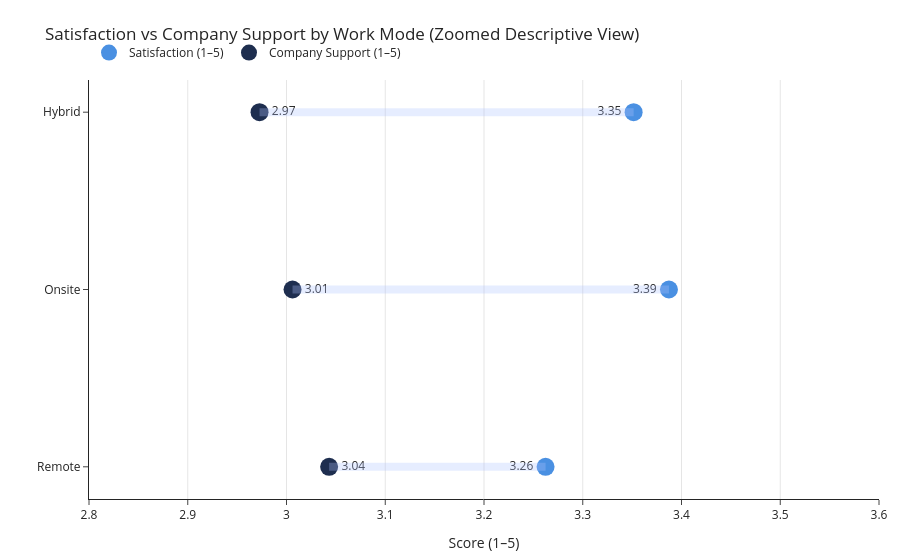

Notebook code for this chart:
### Markdown cell above
This doesn't look clear as i expect to compare diffirent parameters from people who work remote/hybrid/onsite

### Code cell
import plotly.graph_objects as go
import pandas as pd

# --- Prep data ---
sat_map = {"Unsatisfied":1, "Neutral":2, "Satisfied":3}
d = df.assign(Satisfaction_Score=df["Satisfaction_with_Remote_Work"].map(sat_map)) \
      .groupby("Work_Location")[["Company_Support_for_Remote_Work","Satisfaction_Score"]].mean().reset_index()

# Rescale Satisfaction to 1–5 for visual comparability
d["Satisfaction_1_5"] = d["Satisfaction_Score"] / 3 * 5
d = d.sort_values("Work_Location", ascending=False)

# --- Create Dumbbell chart ---
fig = go.Figure()

# connecting lines
for _, row in d.iterrows():
    fig.add_shape(
        type="line",
        x0=row["Satisfaction_1_5"], y0=row["Work_Location"],
        x1=row["Company_Support_for_Remote_Work"], y1=row["Work_Location"],
        line=dict(color="#B0C4FF", width=8)  # thick connector
    )

# left dots = Satisfaction
fig.add_trace(go.Scatter(
    x=d["Satisfaction_1_5"], y=d["Work_Location"],
    mode="markers+text",
    marker=dict(size=18, color="#4A90E2"),
    text=[f"{v:.2f}" for v in d["Satisfaction_1_5"]],
    textposition="middle left",
    name="Satisfaction (1–5)"
))

# right dots = Company Support
fig.add_trace(go.Scatter(
    x=d["Company_Support_for_Remote_Work"], y=d["Work_Location"],
    mode="markers+text",
    marker=dict(size=18, color="#1E2E4F"),
    text=[f"{v:.2f}" for v in d["Company_Support_for_Remote_Work"]],
    textposition="middle right",
    name="Company Support (1–5)"
))

# --- Layout styling ---
fig.update_layout(
    title="Satisfaction vs Company Support by Work Mode (Zoomed Descriptive View)",
    xaxis_title="Score (1–5)",
    yaxis_title="",
    template="simple_white",
    xaxis=dict(range=[2.8, 3.6], showgrid=True, gridcolor="rgba(0,0,0,0.1)"),
    legend=dict(orientation="h", y=1.1, x=0.0),
    margin=dict(l=40, r=20, t=80, b=40)
)

fig.show()

### Figure 1 — Plotly figure (JSON) as saved in the notebook; plotly's stock layout.template omitted (floating-point values rounded to 4 significant figures)
{"data": [{"marker": {"color": "#4A90E2", "size": 18}, "mode": "markers+text", "name": "Satisfaction (1–5)", "text": ["3.26", "3.39", "3.35"], "textposition": "middle left", "type": "scatter", "x": [3.262, 3.387, 3.352], "y": ["Remote", "Onsite", "Hybrid"]}, {"marker": {"color": "#1E2E4F", "size": 18}, "mode": "markers+text", "name": "Company Support (1–5)", "text": ["3.04", "3.01", "2.97"], "textposition": "middle right", "type": "scatter", "x": [3.043, 3.006, 2.973], "y": ["Remote", "Onsite", "Hybrid"]}], "layout": {"legend": {"orientation": "h", "x": 0, "y": 1.1}, "margin": {"b": 40, "l": 40, "r": 20, "t": 80}, "shapes": [{"line": {"color": "#B0C4FF", "width": 8}, "type": "line", "x0": 3.262, "x1": 3.043, "y0": "Remote", "y1": "Remote"}, {"line": {"color": "#B0C4FF", "width": 8}, "type": "line", "x0": 3.387, "x1": 3.006, "y0": "Onsite", "y1": "Onsite"}, {"line": {"color": "#B0C4FF", "width": 8}, "type": "line", "x0": 3.352, "x1": 2.973, "y0": "Hybrid", "y1": "Hybrid"}], "title": {"text": "Satisfaction vs Company Support by Work Mode (Zoomed Descriptive View)"}, "xaxis": {"gridcolor": "rgba(0,0,0,0.1)", "range": [2.8, 3.6], "showgrid": true, "title": {"text": "Score (1–5)"}}, "yaxis": {"title": {"text": ""}}}}
